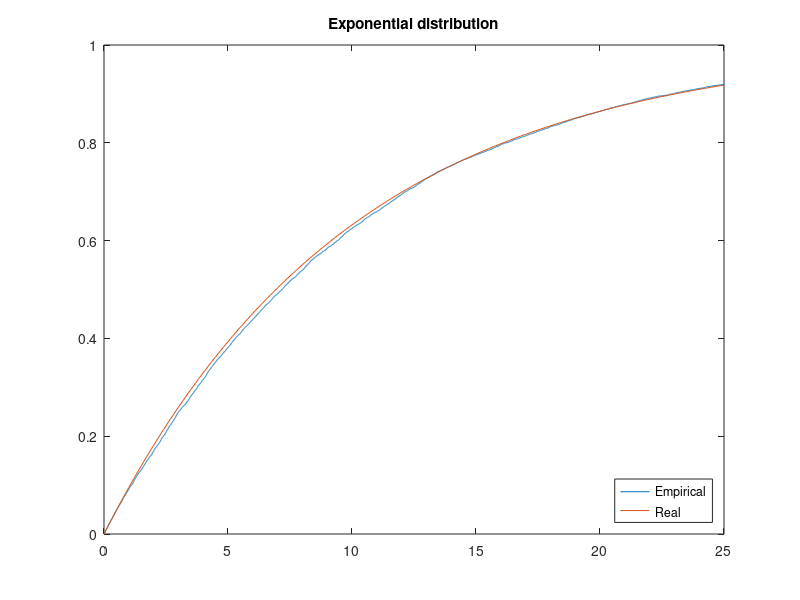
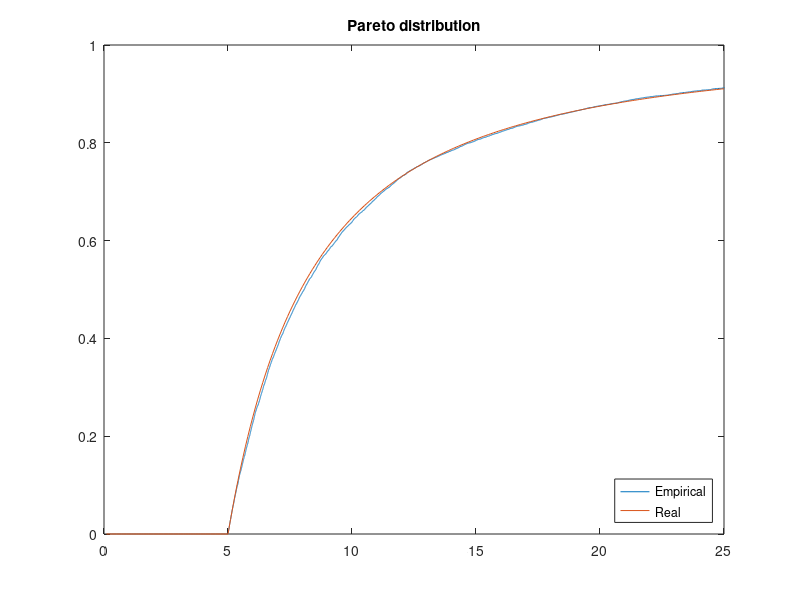
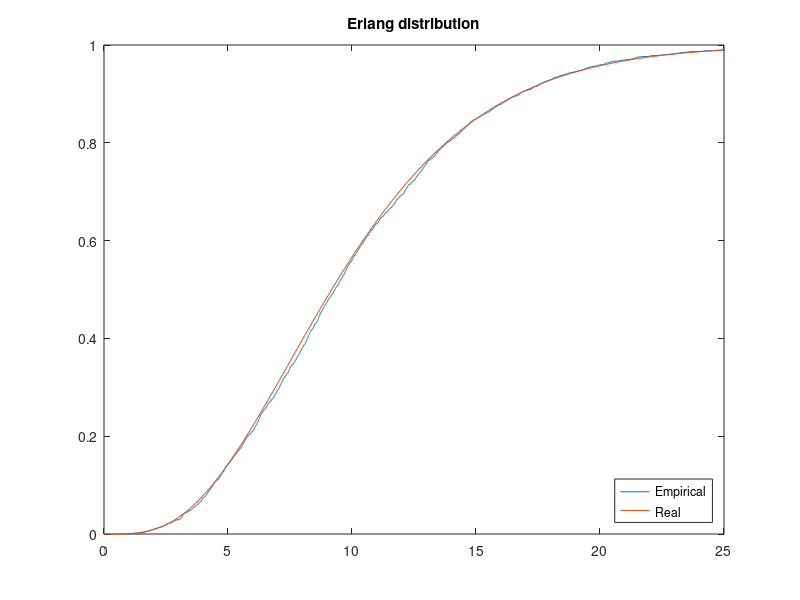
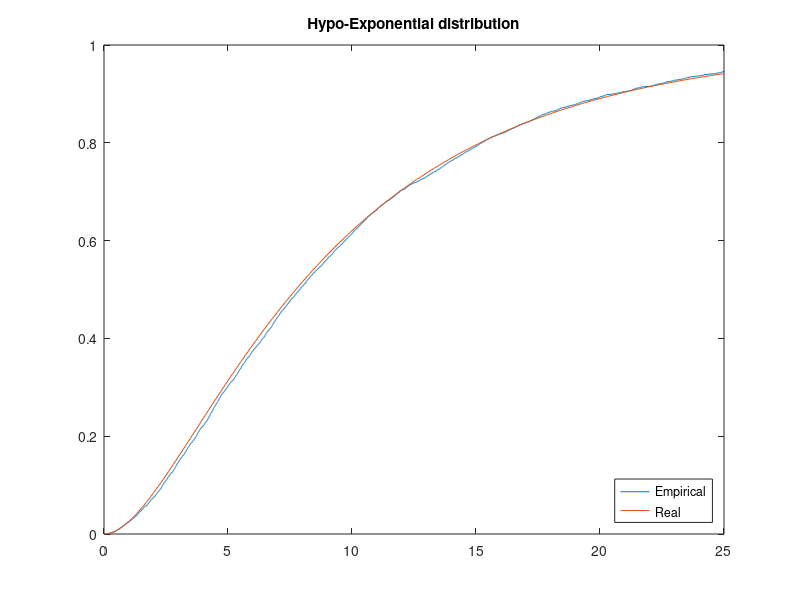

MATLAB code for these plots, in order:
clear;
m = 2^32;
a = 1664525;
c = 1013904223;
seed = 521191478;
N = 10000;
rand_nums = zeros(N,1);
rand_nums(1,1) = seed;
%Linear Congruent Generator
for i = 2:N
    rand_nums(i,1) = mod(a*rand_nums(i-1,1)+c,m);
end
rand_nums(:,1) = rand_nums(:,1)/m;
x = 0:0.1:25;
sDS = sort(rand_nums);
%Mean 
M1 = mean(sDS);
%Second moment
M2 = sum(sDS.^2)/N;
%Third moment
M3 = sum(sDS.^3)/N;
%Sigma
Sigma = std(sDS);
%CV
cv = Sigma/M1;


%plot(sort(rand_nums), (1:N)/N, "-");

%Exponential distribution
N1 = 10000;
l_exp = 0.1;
X1 = -log(rand_nums(1:N1,1))/l_exp;
Exponential_cdf = max(0, 1 -  exp(-l_exp*x));
%Plot
figure;
plot(sort(X1), (1:N1)/N1, "-", x, Exponential_cdf, "-");
legend("Empirical", "Real", "Location", "southeast");
title("Exponential distribution");
xlim([0 25]);

%Pareto distribution
N2 = 10000;
alpha_pareto = 1.5;
m_pareto = 5;
X2 = m_pareto./nthroot(rand_nums(1:N2,1), alpha_pareto);
Pareto_cdf = (x>=m_pareto).*(1-(m_pareto./x).^alpha_pareto);
%Plot
figure;
plot(sort(X2), (1:N2)/N2, "-", x, Pareto_cdf);
legend("Empirical", "Real", "Location", "southeast");
title("Pareto distribution");
xlim([0 25]);

%Erlang distribution
N3 = 2500;
k_erlang = 4;
l_erlang = 0.4;
k = 1;
j = 1;
arr_erl = zeros(N3, k_erlang);
for i = 1:N
    arr_erl(k, j) = rand_nums(i,1);
    j = j + 1;
    if j==k_erlang+1
        j = 1;
        k = k +1;
    end
end
numerator_erl = log(prod(arr_erl,2));
X3 = -numerator_erl/l_erlang;
acc = 0;
for j = 0:k_erlang-1
    acc = acc + (1/factorial(j)).*exp(-l_erlang.*x).*(l_erlang.*x).^j;
end
Erlang_cdf = 1 - acc;

%Plot
figure;
plot(sort(X3), (1:N3)/N3, "-", x, Erlang_cdf, "-");
legend("Empirical", "Real", "Location", "southeast");
title("Erlang distribution");
xlim([0 25]);


%Hypo-Exponential distribution
N4 = 5000;
l1_hypo = 0.5;
l2_hypo = 0.125;
X4 = zeros(N4, 1);
j = 1;
for i=1:2:N-1
    X4(j,1) = -log(rand_nums(i, 1))/l1_hypo -log(rand_nums(i+1, 1))/l2_hypo;
    j = j+1;
end
Hypoexp_cdf = 1 - ((l2_hypo*exp(-l1_hypo.*x))/(l2_hypo-l1_hypo)) + ((l1_hypo*exp(-l2_hypo.*x))/(l2_hypo-l1_hypo));
%Plot
figure;
plot(sort(X4), (1:N4)/N4, "-", x, Hypoexp_cdf, "-");
legend("Empirical", "Real", "Location", "southeast");
title("Hypo-Exponential distribution");
xlim([0 25]);



%Hyper-Exponential distribution
N5 = 5000;
l1_hyper = 0.5;
l2_hyper = 0.05;
p1_hyper = 0.55;

X5 = zeros(N5, 1);
o = 1;
%Raggruppo di 2 in 2
for i = 1:2:N-1
    X5(o, 1) = (rand_nums(i,1)<=p1_hyper).*(-log(rand_nums(i+1,1))/l1_hyper) + (rand_nums(i,1)>p1_hyper).*(-log(rand_nums(i+1,1))/l2_hyper);
    o = o + 1;
end
%Raggruppo di 5k in 5k
%{
arr_hyper = [rand_nums(1:N5) rand_nums(N5+1:2*N5)];
X5(:,1) = (arr_hyper(:,1)<=p1_hyper).*(-log(arr_hyper(:,2))/l1_hyper) + (arr_hyper(:,1)>p1_hyper).*(-log(arr_hyper(:,2))/l2_hyper);
%}
%Cv < 1, so hyper_exp would not be possible
Hyperexp_cdf = 1 - (p1_hyper * exp(-l1_hyper.*x)) - (1-p1_hyper) * exp(-l2_hyper.*x);
%Plot
figure;
plot(sort(X5), (1:N5)/N5, "-", x, Hyperexp_cdf, "-");
legend("Empirical", "Real");
title("Hyper-Exponential distribution");
xlim([0 25]);



%Compute costs
cost1 = sum(X1 .* (X1 <= 10) * 0.01 + X1 .* (X1 > 10) * 0.02);
cost2 = sum(X2 .* (X2 <= 10) * 0.01 + X2 .* (X2 > 10) * 0.02);
cost3 = sum(X3 .* (X3 <= 10) * 0.01 + X3 .* (X3 > 10) * 0.02);
cost4 = sum(X4 .* (X4 <= 10) * 0.01 + X4 .* (X4 > 10) * 0.02);
cost5 = sum(X5 .* (X5 <= 10) * 0.01 + X5 .* (X5 > 10) * 0.02);

fprintf("First sample generated by linear congruent generator: %g\n", rand_nums(1,1));
fprintf("Second sample generated by linear congruent generator: %g\n", rand_nums(2,1));
fprintf("Third sample generated by linear congruent generator: %g\n", rand_nums(3,1));
fprintf("Cost for Exponential: %g$\n", cost1);
fprintf("Cost for Pareto: %g$\n", cost2);
fprintf("Cost for Erlang: %g$\n", cost3);
fprintf("Cost for Hypo-Exponential: %g$\n", cost4);
fprintf("Cost for Hyper-Exponential: %g$\n", cost5);
